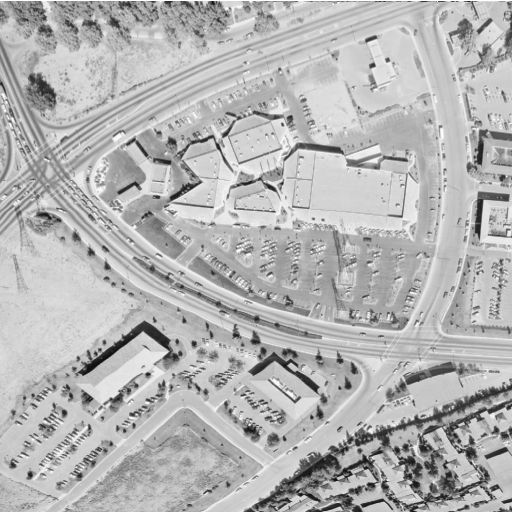
#> input picture images/5.2.09.jpg, 512 x 512 px
$ jupyter execute DFT_2D.ipynb
#> lines starting #> are read from the running program, lines starting #| are printed output that depends on the picture; long printed decimals are rounded
[cell 1]
import numpy as np
import cv2
import matplotlib.pyplot as plt
import matplotlib as mpl
mpl.rcParams['figure.facecolor'] = 'white'

# FFT and IFFT

[cell 2]
# implement 2D-DFT
def dft_2D(x):
    M, N = x.shape
    U, V = x.shape
    X = np.zeros((U, V), dtype=np.complex128)

    for u in range(U):
        n = np.arange(N)
        v = np.arange(N).reshape((N, 1))
        # X[u, :] = np.dot(np.exp(-2j * np.pi * v * n / N), x[u, :])
        X[u, :] = np.fft.fft(x[u, :])

    for v in range(V):
        m = np.arange(M)
        u = np.arange(M).reshape((M, 1))
        # X[:, v] = np.dot(np.exp(-2j * np.pi * u * m / M), x[:, v])
        X[:, v] = np.fft.fft(x[:, v])

    return X

# implement 2D-IDFT
def idft_2D(X):
    U, V = X.shape
    M, N = X.shape
    x = np.zeros((M, N), dtype=np.complex128)

    for m in range(M):
        n = np.arange(N)
        v = np.arange(N).reshape((N, 1))
        # x[m, :] = np.dot(np.exp(2j * np.pi * v * n / N), X[m, :])
        x[m, :] = np.fft.ifft(X[m, :])

    for n in range(N):
        m = np.arange(M)
        u = np.arange(M).reshape((M, 1))
        # x[:, n] = np.dot(np.exp(2j * np.pi * u * m / M), X[:, n])
        x[:, n] = np.fft.ifft(X[:, n])

    return x

# Image

[cell 3]
# A 2D sinusoidal img
x = np.arange(-250, 250, 1)
X, Y = np.meshgrid(x, x)
print(X)

# Sinusoidal signal in 2D
wavelength = 200
img = np.sin(2 * np.pi * X / wavelength)

# Image in spatial domain
img = cv2.imread('../images/5.2.09.jpg', 0)
#> img is the input picture: shape (512, 512); min 0, max 255, mean 180.6
plt.imshow(img, cmap='gray');
plt.imsave('img.png', img, cmap='gray')
img.shape
#> Out = (512, 512)

# 2D-FFT

[cell 4]
# Image in frequency domain
X_fft = dft_2D(img)

print('X_fft shape:', X_fft.shape)
#| X_fft shape: (512, 512)
print('FFT (max, min): ', X_fft.max(), X_fft.min())
#| FFT (max, min):  (98343+0j) (-6631.786-868.3221679625932j)
plt.imshow(np.abs(X_fft), cmap='gray');
plt.imsave('FFT.png', np.abs(X_fft), cmap='gray')
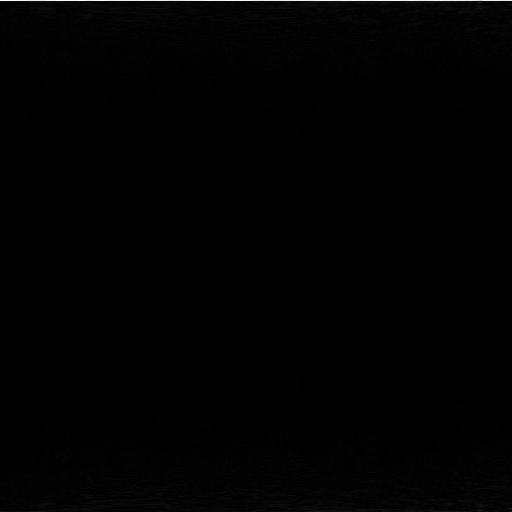
#> saved as FFT.png: shape (512, 512, 3); min 0, max 255, mean 1.4
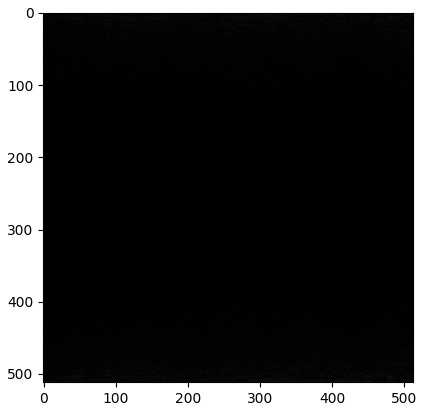
#> figure drawn by matplotlib, 1 panel

# 2D-IFFT

[cell 5]
x_ifft = idft_2D(X_fft)

print(x_ifft.shape)
#| (512, 512)
plt.imshow(np.abs(x_ifft), cmap='gray');
plt.imsave('IFFT.png', np.abs(x_ifft), cmap='gray')
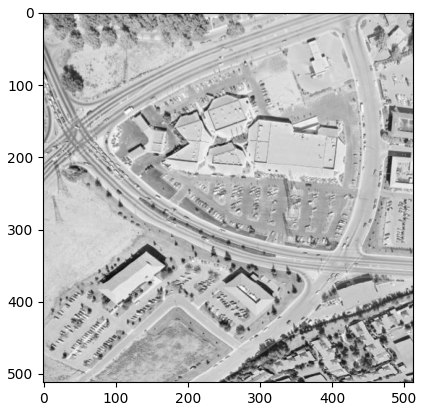
#> figure drawn by matplotlib, 1 panel

$ run again, with images/5.3.01.jpg copied over images/5.2.09.jpg
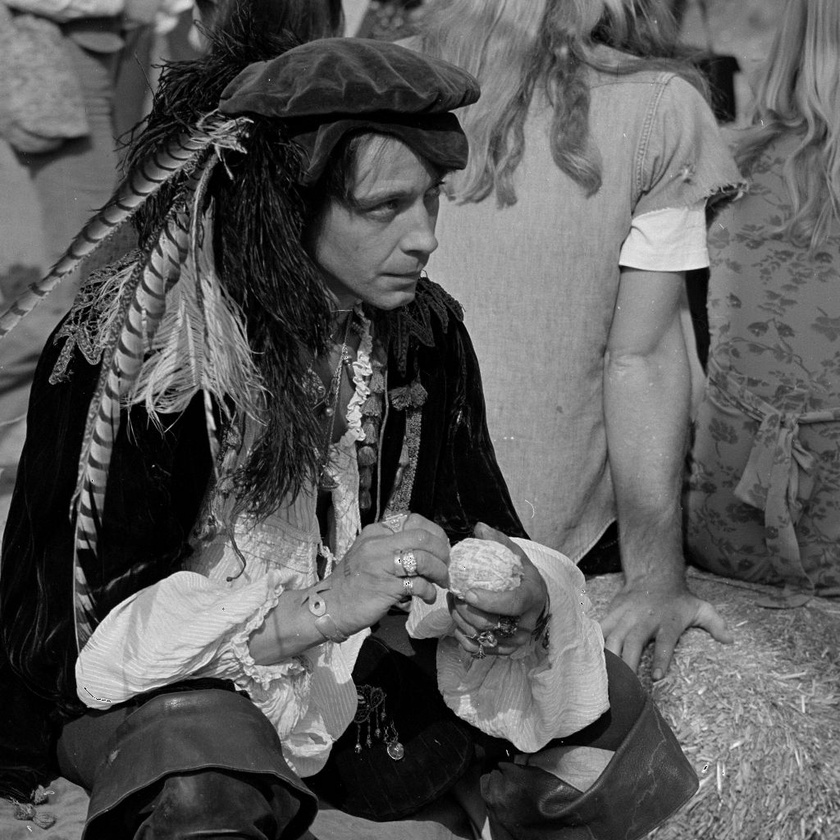
#> input picture images/5.3.01.jpg, 840 x 840 px, shrunk from 1024 x 1024 before the run
#> img is the input picture: shape (840, 840); min 0, max 255, mean 89
#| X_fft shape: (840, 840)
#| FFT (max, min):  (107000+0j) (-25081.595-2980.3701635812504j)
#> `plt.imsave('FFT.png', np.abs(X_fft), cmap='gray')`:
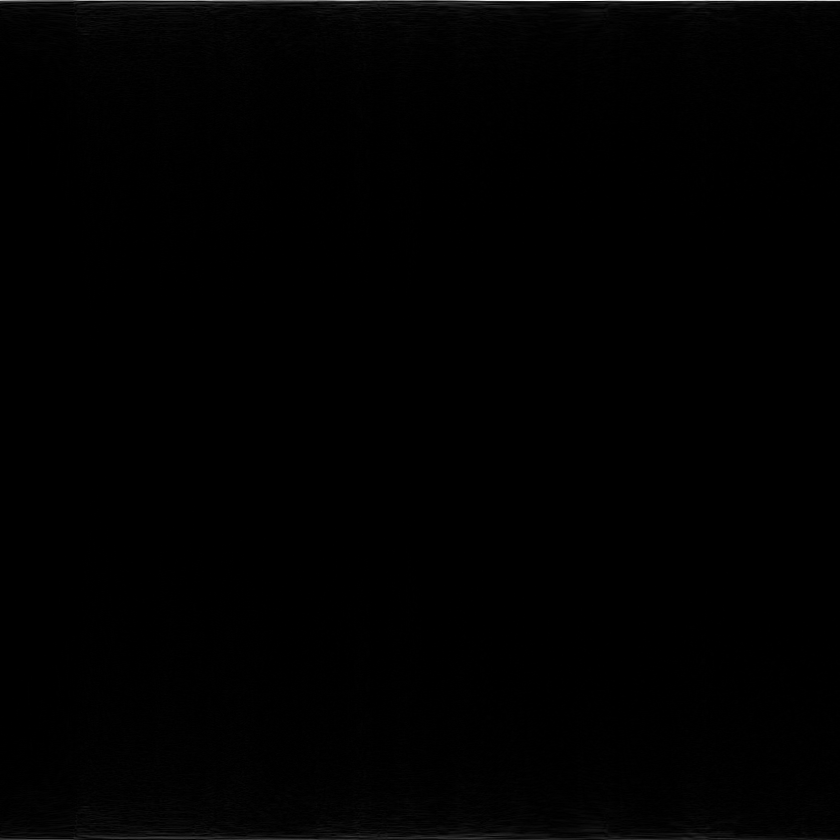
#> saved as FFT.png: shape (840, 840, 3); min 0, max 255, mean 1.1
#| (840, 840)
#> `[cell 5] x_ifft = idft_2D(X_fft)  print(x_ifft.shape) plt.imshow(np.ab..`:
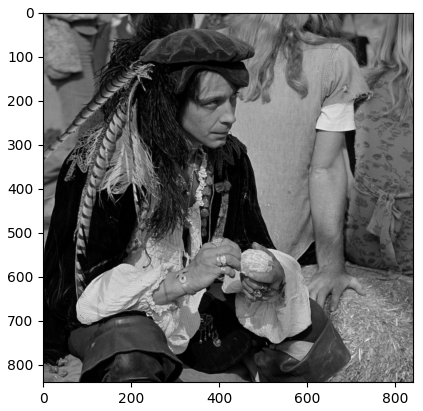
#> figure drawn by matplotlib, 1 panel

$ run again, with images/board.jpg copied over images/5.2.09.jpg
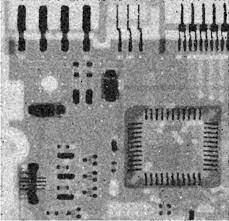
#> input picture images/board.jpg, 229 x 221 px
#> img is the input picture: shape (221, 229); min 0, max 255, mean 143.4
#| X_fft shape: (221, 229)
#| FFT (max, min):  (51739+0j) (-7074.697-2690.77233454598j)
#> `[cell 4] # Image in frequency domain X_fft = dft_2D(img)  print('X_fft..`:
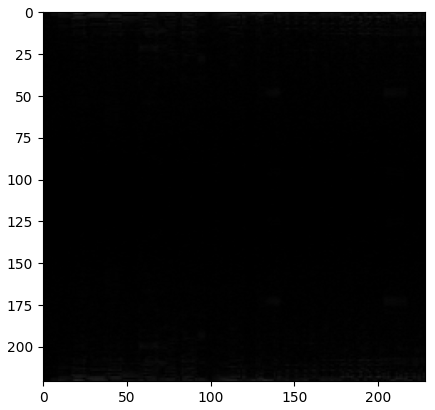
#> figure drawn by matplotlib, 1 panel
#| (221, 229)
#> `[cell 5] x_ifft = idft_2D(X_fft)  print(x_ifft.shape) plt.imshow(np.ab..`:
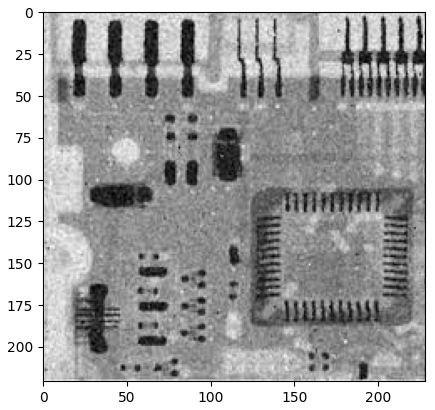
#> figure drawn by matplotlib, 1 panel
